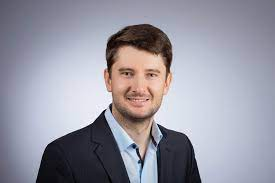
#> input picture LocalProofOfConcept/data/input/Test.jpeg, 275 x 183 px
$ python -i filters.py   (imports and definitions only)
#> lines starting #> are read from the running program, lines starting #| are printed output that depends on the picture
#> further down, picture is the input picture: shape (183, 275, 3); mean B, G, R 162.5, 150.5, 151.7
import cv2 as cv
import numpy as np

# given img becomes Grayscale
def filter_gray(img):
    gray = cv.cvtColor(img, cv.COLOR_BGR2GRAY)
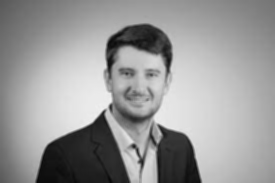
#> gray: shape (183, 275); min 8, max 240, mean 152.2
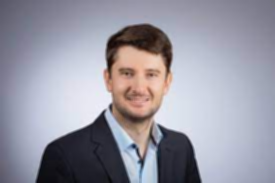
#> img: shape (183, 275, 3); mean of channels 0, 1, 2 162.5, 150.5, 151.7; drawn as B, G, R
    gray = cv.cvtColor(gray, cv.COLOR_GRAY2BGR)
#> gray: shape (183, 275, 3)
    return gray

# given img becomes black and white
# [4 lines left out: function filter_bw, not called in this run]

# given img becomes invertet
def filter_invert(img):
    invert = cv.bitwise_not(img)
    return invert

# given img becomes sketched
def filter_sketch(img):
    _, sketch = cv.pencilSketch(img, sigma_s=7, sigma_r=0.8, shade_factor=0.03)
    return sketch

# given img gets sepia colored overlay
# intensity decides intensity of the overlay
# [44 lines left out: functions filter_sepia, filter_pixel, filter_blurred, filter_sharp, not called in this run]

# detects edges from given Image
# array decides how neighbour pixels get effected (middle pixel needs to be smaller value than surrounding pixels combined)
# surrounding pixels need to be negative, middle positive
def filter_edge(img):
    gray = filter_gray(cv.GaussianBlur(img, ksize=(3,3), sigmaX=2, sigmaY=2)) # for white edges
    neighbor = -4
    middle = neighbor * -8 -0.1
    edges = np.array([
        [neighbor,neighbor,neighbor],
        [neighbor,middle,neighbor],
        [neighbor,neighbor,neighbor]
    ])
    edge = cv.filter2D(gray, ddepth = -1, kernel = edges)
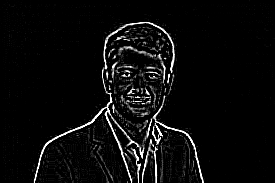
#> edge: shape (183, 275, 3); min 0, max 255, mean 11.7
    return edge

# rotates image 90 degrees clockwise
def filter_rotate(img):
    rotate = cv.rotate(img, cv.ROTATE_90_CLOCKWISE)
    return rotate

# adds a border in orange
# [24 lines left out: functions filter_border, filter_reflect, filter_wBorder, not called in this run]

# flips the image
# flip value 0 = xaxis, 1 = yaxis, -1 = both
def filter_flip(img):
    flip = cv.flip(img, -1)
    return flip

>>> import cv2
>>> picture = cv2.imread('../../LocalProofOfConcept/data/input/Test.jpeg')
>>> result = filter_edge(picture)
